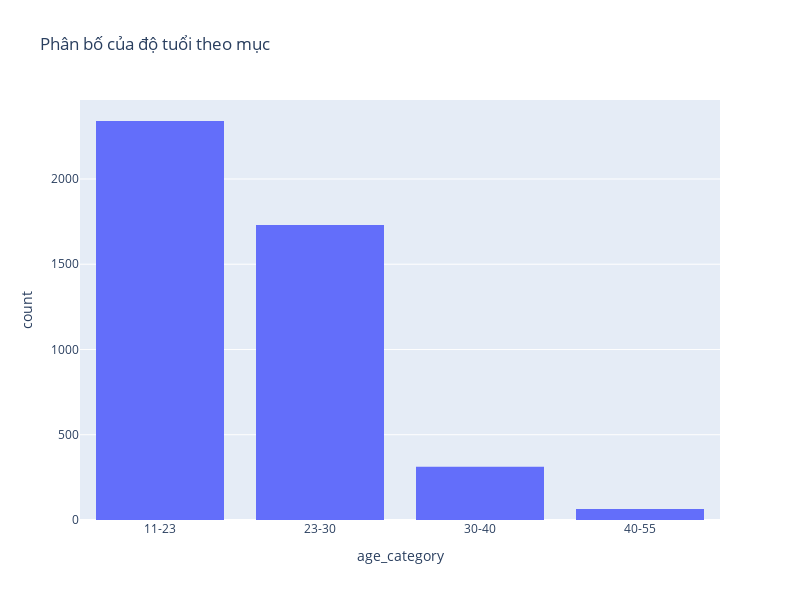

Notebook code cell kept with this figure:
### Code cell
fig = px.histogram(customer,
            x = 'age_category', title='Phân bố của độ tuổi theo mục')
fig.update_layout(width = 800, height = 600)
fig.show()

### Figure 1 — Plotly figure (JSON) as saved in the notebook; plotly's stock layout.template omitted (floating-point values rounded to 4 significant figures; data arrays with more than 128 entries replaced by an {"elided": "..."} marker saying what was removed)
{"data": [{"alignmentgroup": "True", "bingroup": "x", "hovertemplate": "age_category=%{x}<br>count=%{y}<extra></extra>", "legendgroup": "", "marker": {"color": "#636efa", "pattern": {"shape": ""}}, "name": "", "offsetgroup": "", "orientation": "v", "showlegend": false, "type": "histogram", "x": {"elided": "4446 str values"}, "xaxis": "x", "yaxis": "y"}], "layout": {"barmode": "relative", "height": 600, "legend": {"tracegroupgap": 0}, "title": {"text": "Phân bố của độ tuổi theo mục"}, "width": 800, "xaxis": {"anchor": "y", "domain": [0, 1], "title": {"text": "age_category"}}, "yaxis": {"anchor": "x", "domain": [0, 1], "title": {"text": "count"}}}}
